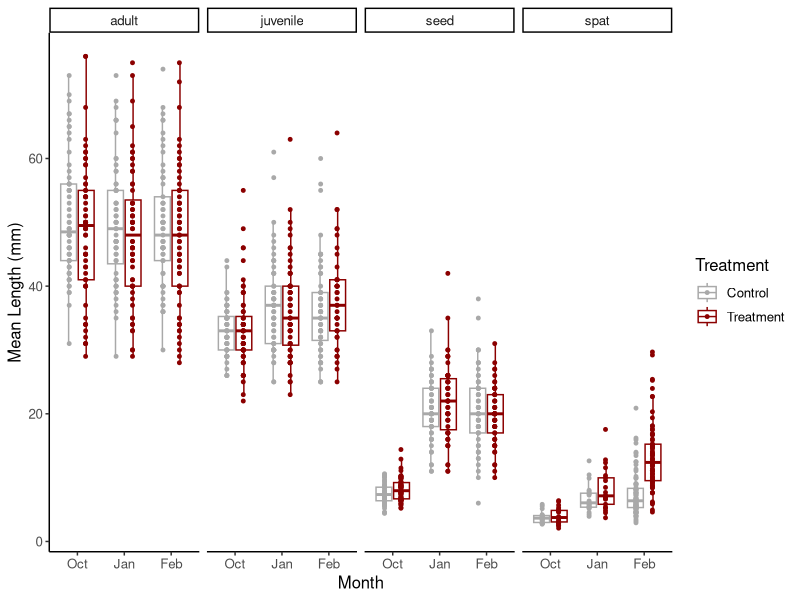
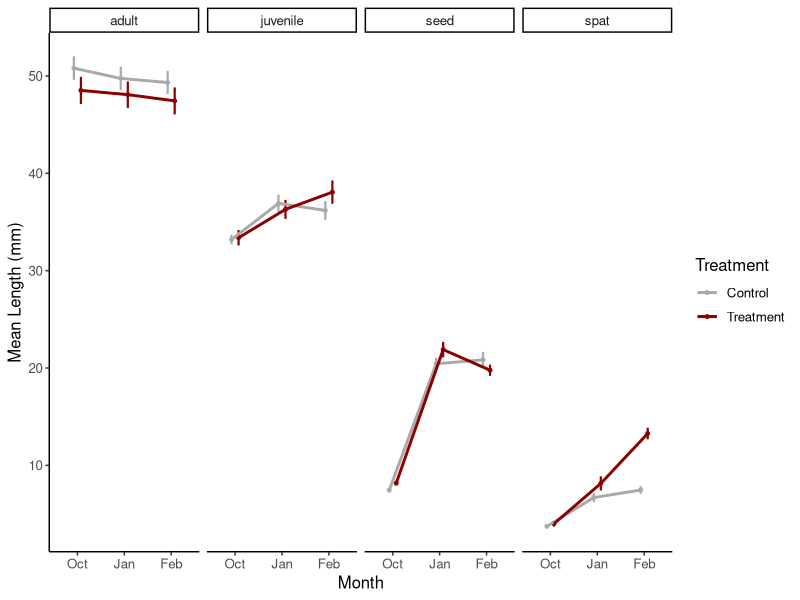
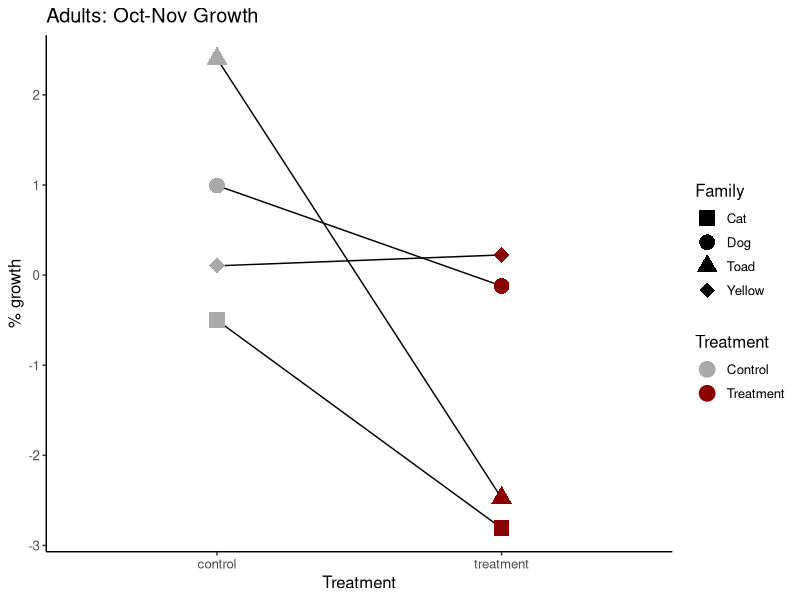
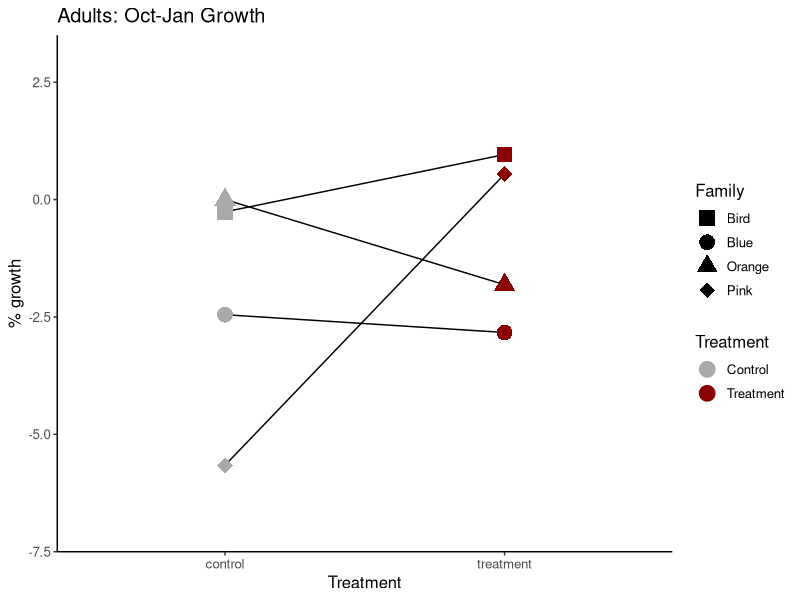
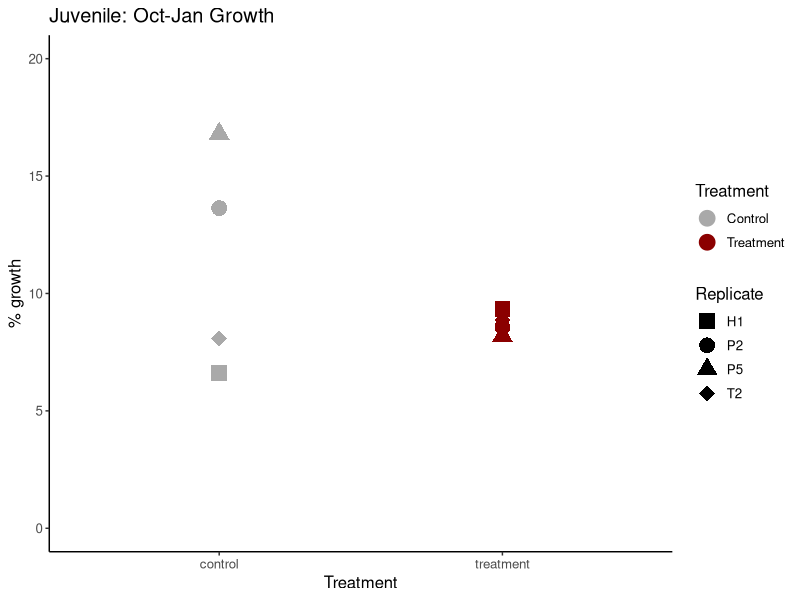
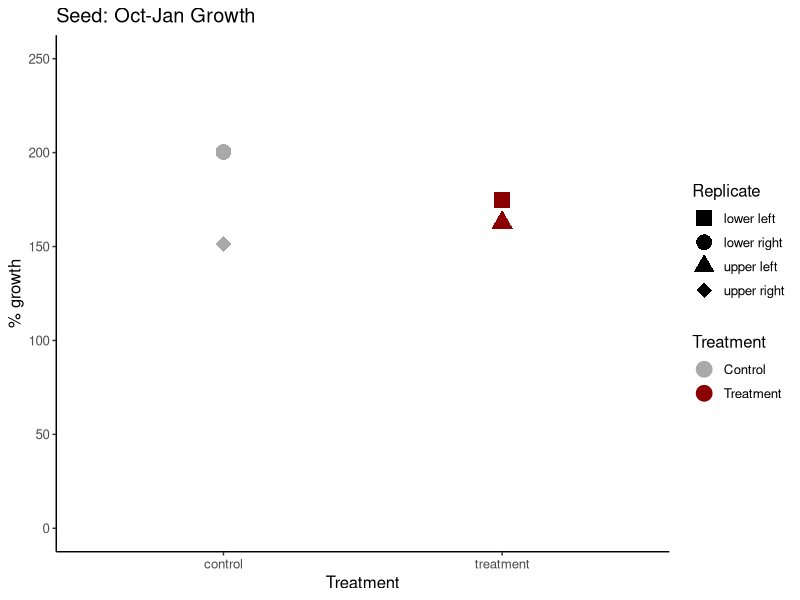
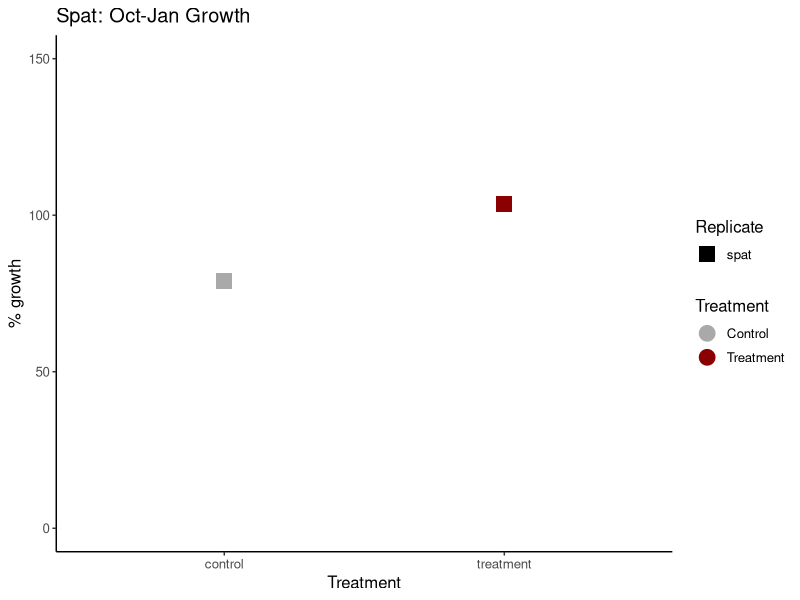
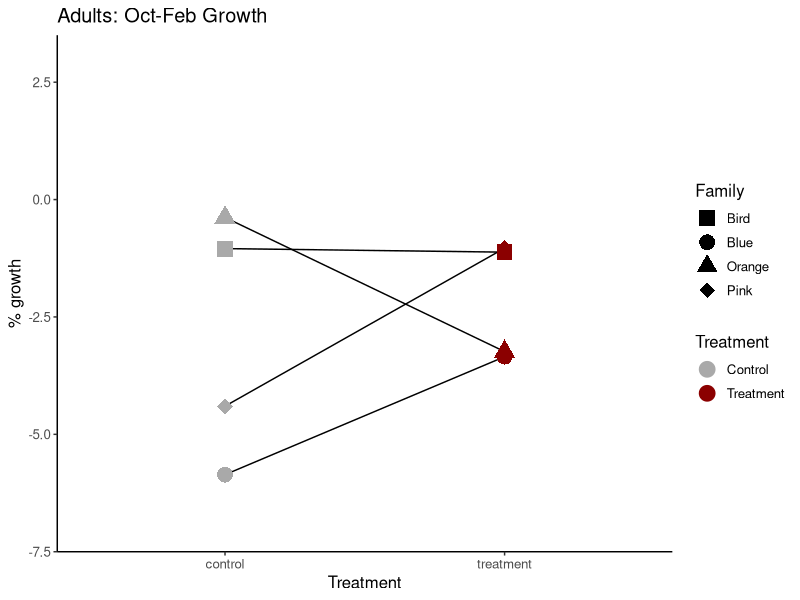

Reproduce these figures in R, in order.
## ---- chunk 1
knitr::opts_chunk$set(echo = TRUE, warning = FALSE, message = FALSE)
## ---- chunk 2
library(tidyverse)
library(ggplot2)
## ---- chunk 3
growth<-read_csv("lifestage_carryover/data/size/gigas-lengths.csv")

growth<-growth%>%
  rename(tag=`tag...1`)%>%
  select(tag, `life-stage`, `init-treat`, label, month, length)%>%
  rename(lifestage=`life-stage`, treatment=`init-treat`)

growth$month<-factor(growth$month, levels=c("Oct", "Nov", "Jan", "Feb"))
## ---- chunk 4
plot<-growth%>%
  filter(!tag=="Cat")%>%
  filter(!tag=="Dog")%>%
  filter(!tag=="Yellow")%>%
  filter(!tag=="Toad")%>%
  
  ggplot(aes(color=treatment, x=month, y=length))+
  geom_boxplot(fill=NA, outlier.shape=NA)+
  geom_point(position=position_dodge(0.7), size=1)+
  facet_grid(~lifestage)+
  ylab("Mean Length (mm)")+
  xlab("Month")+
  scale_color_manual(values=c("darkgray", "darkred"), name="Treatment", labels=c("Control", "Treatment"))+
  theme_classic()+
  theme(
    text=element_text(size=12, color="black")
  );plot

ggsave(plot=plot, "lifestage_carryover/output/size/mean_lengths_box.png", width=7, height=4)
## ---- chunk 5
plot2<-growth%>%
  filter(!tag=="Cat")%>%
  filter(!tag=="Dog")%>%
  filter(!tag=="Yellow")%>%
  filter(!tag=="Toad")%>%
  
  group_by(treatment, month, lifestage)%>%
  summarise(mean=mean(length, na.rm=TRUE), se=sd(length, na.rm=TRUE)/sqrt(length(length)))%>%
  
  ggplot(aes(color=treatment, x=month, y=mean))+
  geom_point(aes(group=interaction(treatment, lifestage)), position=position_dodge(0.3), size=1)+
  geom_errorbar(aes(ymin=mean-se, ymax=mean+se), width=0, position=position_dodge(0.3), linewidth=0.75)+
  geom_line(aes(group=treatment), position=position_dodge(0.3), linewidth=1)+
  facet_grid(~lifestage)+
  ylab("Mean Length (mm)")+
  xlab("Month")+
  scale_color_manual(values=c("darkgray", "darkred"), name="Treatment", labels=c("Control", "Treatment"))+
  theme_classic()+
  theme(
    text=element_text(size=12, color="black")
  );plot2

ggsave(plot=plot2, "lifestage_carryover/output/size/mean_lengths.png", width=7, height=4)
## ---- chunk 6
model<-aov(length~lifestage*month*treatment, data=growth)
summary(model)
## ---- chunk 7
replicates<-growth%>%
  group_by(treatment, month, lifestage, tag)%>%
  summarise(mean=mean(length, na.rm=TRUE))%>%
  pivot_wider(names_from=month, values_from=mean)%>%
  mutate(perc_growth_Nov=((Nov-Oct)/Oct)*100)%>%
  mutate(perc_growth_Jan=((Jan-Oct)/Oct)*100)%>%
  mutate(perc_growth_Feb=((Feb-Oct)/Oct)*100)
## ---- chunk 8
plot3<-replicates%>%
  select(treatment, lifestage, tag, perc_growth_Nov)%>%
  drop_na()%>%
  droplevels()%>%
  
  ggplot(aes(color=treatment, x=treatment, y=perc_growth_Nov, shape=tag))+
  geom_line(aes(group=tag), color="black")+
  geom_point(aes(group=interaction(treatment, lifestage)), position=position_dodge(0.3), size=5)+
  ylab("% growth")+
  xlab("Treatment")+
  scale_color_manual(values=c("darkgray", "darkred"), name="Treatment", labels=c("Control", "Treatment"))+
  scale_shape_manual(name="Family", values=c(15, 16, 17, 18))+
  ggtitle("Adults: Oct-Nov Growth")+
  theme_classic()+
  theme(
    text=element_text(size=12, color="black")
  );plot3

ggsave(plot=plot3, "lifestage_carryover/output/size/adults_Nov_percent_growth.png", width=4, height=4)
## ---- chunk 9
model<-replicates%>%
  select(treatment, lifestage, tag, perc_growth_Nov)%>%
  drop_na()%>%
  droplevels()%>%
  
  aov(perc_growth_Nov~treatment, data=.)

summary(model)
## ---- chunk 10
plot4<-replicates%>%
  select(treatment, lifestage, tag, perc_growth_Jan)%>%
  filter(lifestage=="adult")%>%
  drop_na()%>%
  droplevels()%>%
  
  ggplot(aes(color=treatment, x=treatment, y=perc_growth_Jan, shape=tag))+
  geom_line(aes(group=tag), color="black")+
  geom_point(aes(group=interaction(treatment, lifestage)), position=position_dodge(0.3), size=5)+
  ylab("% growth")+
  xlab("Treatment")+
  scale_color_manual(values=c("darkgray", "darkred"), name="Treatment", labels=c("Control", "Treatment"))+
  ylim(-7, 3)+
  scale_shape_manual(name="Family", values=c(15, 16, 17, 18))+
  ggtitle("Adults: Oct-Jan Growth")+
  theme_classic()+
  theme(
    text=element_text(size=12, color="black")
  );plot4

ggsave(plot=plot4, "lifestage_carryover/output/size/adults_Jan_percent_growth.png", width=4, height=4)
## ---- chunk 11
plot5<-replicates%>%
  select(treatment, lifestage, tag, perc_growth_Jan)%>%
  filter(lifestage=="juvenile")%>%
  drop_na()%>%
  droplevels()%>%
  
  ggplot(aes(color=treatment, x=treatment, y=perc_growth_Jan, shape=tag))+
  geom_point(aes(group=interaction(treatment, lifestage)), position=position_dodge(0.3), size=5)+
  ylab("% growth")+
  xlab("Treatment")+
  scale_color_manual(values=c("darkgray", "darkred"), name="Treatment", labels=c("Control", "Treatment"))+
  scale_shape_manual(name="Replicate", values=c(15, 16, 17, 18))+
  ggtitle("Juvenile: Oct-Jan Growth")+
  theme_classic()+
  ylim(0,20)+
  theme(
    text=element_text(size=12, color="black")
  );plot5

ggsave(plot=plot5, "lifestage_carryover/output/size/juvenile_Jan_percent_growth.png", width=4, height=4)
## ---- chunk 12
plot6<-replicates%>%
  select(treatment, lifestage, tag, perc_growth_Jan)%>%
  filter(lifestage=="seed")%>%
  drop_na()%>%
  droplevels()%>%
  
  ggplot(aes(color=treatment, x=treatment, y=perc_growth_Jan, shape=tag))+
  #geom_line(aes(group=tag), color="black")+
  geom_point(aes(group=interaction(treatment, lifestage)), position=position_dodge(0.3), size=5)+
  ylab("% growth")+
  xlab("Treatment")+
  scale_color_manual(values=c("darkgray", "darkred"), name="Treatment", labels=c("Control", "Treatment"))+
  scale_shape_manual(name="Replicate", values=c(15, 16, 17, 18))+
  ggtitle("Seed: Oct-Jan Growth")+
  theme_classic()+
  ylim(0,250)+
  theme(
    text=element_text(size=12, color="black")
  );plot6

ggsave(plot=plot6, "lifestage_carryover/output/size/seed_Jan_percent_growth.png", width=4, height=4)
## ---- chunk 13
plot7<-replicates%>%
  select(treatment, lifestage, tag, perc_growth_Jan)%>%
  filter(lifestage=="spat")%>%
  drop_na()%>%
  droplevels()%>%
  
  ggplot(aes(color=treatment, x=treatment, y=perc_growth_Jan, shape=tag))+
  #geom_line(aes(group=tag), color="black")+
  geom_point(aes(group=interaction(treatment, lifestage)), position=position_dodge(0.3), size=5)+
  ylab("% growth")+
  xlab("Treatment")+
  scale_color_manual(values=c("darkgray", "darkred"), name="Treatment", labels=c("Control", "Treatment"))+
  scale_shape_manual(name="Replicate", values=c(15, 16, 17, 18))+
  ggtitle("Spat: Oct-Jan Growth")+
  theme_classic()+
  ylim(0,150)+
  theme(
    text=element_text(size=12, color="black")
  );plot7

ggsave(plot=plot7, "lifestage_carryover/output/size/spat_Jan_percent_growth.png", width=4, height=4)
## ---- chunk 14
plot8<-replicates%>%
  select(treatment, lifestage, tag, perc_growth_Feb)%>%
  filter(lifestage=="adult")%>%
  drop_na()%>%
  droplevels()%>%
  
  ggplot(aes(color=treatment, x=treatment, y=perc_growth_Feb, shape=tag))+
  geom_line(aes(group=tag), color="black")+
  geom_point(aes(group=interaction(treatment, lifestage)), position=position_dodge(0.3), size=5)+
  ylab("% growth")+
  xlab("Treatment")+
  scale_color_manual(values=c("darkgray", "darkred"), name="Treatment", labels=c("Control", "Treatment"))+
  ylim(-7, 3)+
  scale_shape_manual(name="Family", values=c(15, 16, 17, 18))+
  ggtitle("Adults: Oct-Feb Growth")+
  theme_classic()+
  theme(
    text=element_text(size=12, color="black")
  );plot8

ggsave(plot=plot8, "lifestage_carryover/output/size/adults_Feb_percent_growth.png", width=4, height=4)
## ---- chunk 15
plot9<-replicates%>%
  select(treatment, lifestage, tag, perc_growth_Feb)%>%
  filter(lifestage=="juvenile")%>%
  drop_na()%>%
  droplevels()%>%
  
  ggplot(aes(color=treatment, x=treatment, y=perc_growth_Feb, shape=tag))+
  geom_point(aes(group=interaction(treatment, lifestage)), position=position_dodge(0.3), size=5)+
  ylab("% growth")+
  xlab("Treatment")+
  scale_color_manual(values=c("darkgray", "darkred"), name="Treatment", labels=c("Control", "Treatment"))+
  scale_shape_manual(name="Replicate", values=c(15, 16, 17, 18))+
  ggtitle("Juvenile: Oct-Feb Growth")+
  theme_classic()+
  ylim(0,20)+
  theme(
    text=element_text(size=12, color="black")
  );plot9

ggsave(plot=plot9, "lifestage_carryover/output/size/juvenile_Feb_percent_growth.png", width=4, height=4)
## ---- chunk 16
plot10<-replicates%>%
  select(treatment, lifestage, tag, perc_growth_Feb)%>%
  filter(lifestage=="seed")%>%
  drop_na()%>%
  droplevels()%>%
  
  ggplot(aes(color=treatment, x=treatment, y=perc_growth_Feb, shape=tag))+
  #geom_line(aes(group=tag), color="black")+
  geom_point(aes(group=interaction(treatment, lifestage)), position=position_dodge(0.3), size=5)+
  ylab("% growth")+
  xlab("Treatment")+
  scale_color_manual(values=c("darkgray", "darkred"), name="Treatment", labels=c("Control", "Treatment"))+
  scale_shape_manual(name="Replicate", values=c(15, 16, 17, 18))+
  ggtitle("Seed: Oct-Feb Growth")+
  theme_classic()+
  ylim(0,250)+
  theme(
    text=element_text(size=12, color="black")
  );plot10

ggsave(plot=plot10, "lifestage_carryover/output/size/seed_Feb_percent_growth.png", width=4, height=4)
## ---- chunk 17
plot11<-replicates%>%
  select(treatment, lifestage, tag, perc_growth_Feb)%>%
  filter(lifestage=="spat")%>%
  drop_na()%>%
  droplevels()%>%
  
  ggplot(aes(color=treatment, x=treatment, y=perc_growth_Feb, shape=tag))+
  #geom_line(aes(group=tag), color="black")+
  geom_point(aes(group=interaction(treatment, lifestage)), position=position_dodge(0.3), size=5)+
  ylab("% growth")+
  xlab("Treatment")+
  scale_color_manual(values=c("darkgray", "darkred"), name="Treatment", labels=c("Control", "Treatment"))+
  scale_shape_manual(name="Replicate", values=c(15, 16, 17, 18))+
  ggtitle("Spat: Oct-Feb Growth")+
  theme_classic()+
  ylim(0,250)+
  theme(
    text=element_text(size=12, color="black")
  );plot11

ggsave(plot=plot11, "lifestage_carryover/output/size/spat_Feb_percent_growth.png", width=4, height=4)
## ---- chunk 18
model<-replicates%>%
  select(treatment, lifestage, tag, perc_growth_Jan)%>%
  drop_na()%>%
  droplevels()%>%
  
  aov(perc_growth_Jan~treatment*lifestage, data=.)

summary(model)
## ---- chunk 19
model<-replicates%>%
  select(treatment, lifestage, tag, perc_growth_Feb)%>%
  drop_na()%>%
  droplevels()%>%
  
  aov(perc_growth_Feb~treatment*lifestage, data=.)

summary(model)
## ---- chunk 20
replicates<-replicates%>%
  mutate(perc_growth_day=perc_growth_Feb/90)
## ---- chunk 21
plot12<-replicates%>%
  select(treatment, lifestage, tag, perc_growth_day)%>%
  #filter(treatment=="control")%>%
  drop_na()%>%
  droplevels()%>%
  
  ggplot(aes(x=lifestage, y=perc_growth_day))+
  geom_point()+
  geom_boxplot(fill=NA)+
  ylab("% Winter Growth per Day")+
  xlab("Life Stage \nLength")+
  scale_x_discrete(limits=c("spat", "seed", "juvenile", "adult"), labels=c("Spat \n<15mm", "Spat \n15-25mm", "Seed \n25-40mm", "Seed \n>40mm"))+
  theme_classic()+
  theme(
    text=element_text(size=12, color="black"), 
    axis.text=element_text(size=12, color="black"), 
    axis.title=element_text(size=14, color="black", face="bold")
  );plot12

ggsave(plot=plot12, "lifestage_carryover/output/size/lifestage_growth.png", width=5, height=5)
## ---- chunk 22
avg_size<-replicates%>%
  select(lifestage, Feb)%>%
  group_by(lifestage)%>%
  summarise(mean=mean(Feb, na.rm=TRUE));avg_size
## ---- chunk 23
avg_size<-replicates%>%
  select(lifestage, tag, Feb)%>%
  filter(lifestage=="adult")%>%
  group_by(tag)%>%
  summarise(mean=mean(Feb, na.rm=TRUE));avg_size
